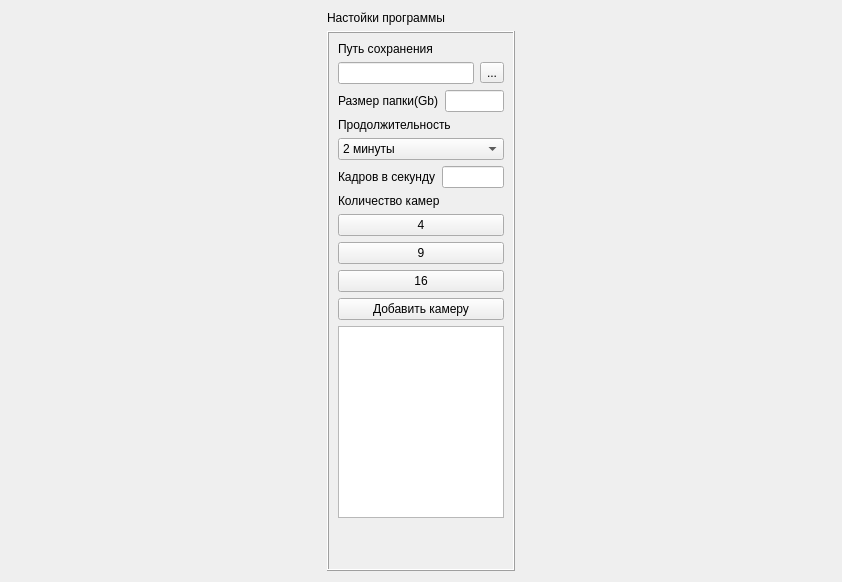
<?xml version="1.0" encoding="UTF-8"?>
<ui version="4.0">
 <class>videoController</class>
 <widget class="QWidget" name="videoController">
  <property name="geometry">
   <rect>
    <x>0</x>
    <y>0</y>
    <width>842</width>
    <height>582</height>
   </rect>
  </property>
  <property name="minimumSize">
   <size>
    <width>842</width>
    <height>582</height>
   </size>
  </property>
  <property name="windowTitle">
   <string>Form</string>
  </property>
  <layout class="QHBoxLayout" name="horizontalLayout">
   <item>
    <layout class="QVBoxLayout" name="verticalLayout_4">
     <item>
      <widget class="QLabel" name="lb_settings">
       <property name="sizePolicy">
        <sizepolicy hsizetype="Maximum" vsizetype="Maximum">
         <horstretch>0</horstretch>
         <verstretch>0</verstretch>
        </sizepolicy>
       </property>
       <property name="text">
        <string>Настойки программы</string>
       </property>
      </widget>
     </item>
     <item>
      <widget class="QFrame" name="frame">
       <property name="sizePolicy">
        <sizepolicy hsizetype="Maximum" vsizetype="Minimum">
         <horstretch>0</horstretch>
         <verstretch>0</verstretch>
        </sizepolicy>
       </property>
       <property name="maximumSize">
        <size>
         <width>188</width>
         <height>719</height>
        </size>
       </property>
       <property name="frameShape">
        <enum>QFrame::Box</enum>
       </property>
       <property name="frameShadow">
        <enum>QFrame::Raised</enum>
       </property>
       <layout class="QVBoxLayout" name="verticalLayout_3">
        <item>
         <layout class="QVBoxLayout" name="verticalLayout_2">
          <item>
           <widget class="QLabel" name="label">
            <property name="sizePolicy">
             <sizepolicy hsizetype="Maximum" vsizetype="Maximum">
              <horstretch>0</horstretch>
              <verstretch>0</verstretch>
             </sizepolicy>
            </property>
            <property name="text">
             <string>Путь сохранения</string>
            </property>
           </widget>
          </item>
          <item>
           <layout class="QHBoxLayout" name="horizontalLayout_2">
            <item>
             <widget class="QLineEdit" name="le_Path">
              <property name="readOnly">
               <bool>true</bool>
              </property>
             </widget>
            </item>
            <item>
             <widget class="QToolButton" name="pb_SetPath">
              <property name="text">
               <string>...</string>
              </property>
             </widget>
            </item>
           </layout>
          </item>
          <item>
           <layout class="QHBoxLayout" name="horizontalLayout_4">
            <item>
             <widget class="QLabel" name="label_5">
              <property name="text">
               <string>Размер папки(Gb)</string>
              </property>
             </widget>
            </item>
            <item>
             <widget class="QLineEdit" name="le_SizeDir">
              <property name="readOnly">
               <bool>false</bool>
              </property>
             </widget>
            </item>
           </layout>
          </item>
          <item>
           <widget class="QLabel" name="label_2">
            <property name="sizePolicy">
             <sizepolicy hsizetype="Maximum" vsizetype="Maximum">
              <horstretch>0</horstretch>
              <verstretch>0</verstretch>
             </sizepolicy>
            </property>
            <property name="text">
             <string>Продолжительность</string>
            </property>
           </widget>
          </item>
          <item>
           <widget class="QComboBox" name="cb_duration">
            <item>
             <property name="text">
              <string>2 минуты</string>
             </property>
            </item>
            <item>
             <property name="text">
              <string>4 минуты</string>
             </property>
            </item>
            <item>
             <property name="text">
              <string>8 минут</string>
             </property>
            </item>
            <item>
             <property name="text">
              <string>1 файл</string>
             </property>
            </item>
           </widget>
          </item>
          <item>
           <layout class="QHBoxLayout" name="horizontalLayout_3">
            <item>
             <widget class="QLabel" name="label_4">
              <property name="text">
               <string>Кадров в секунду</string>
              </property>
             </widget>
            </item>
            <item>
             <widget class="QLineEdit" name="lineEdit"/>
            </item>
           </layout>
          </item>
         </layout>
        </item>
        <item>
         <widget class="QLabel" name="label_3">
          <property name="sizePolicy">
           <sizepolicy hsizetype="Maximum" vsizetype="Maximum">
            <horstretch>0</horstretch>
            <verstretch>0</verstretch>
           </sizepolicy>
          </property>
          <property name="text">
           <string>Количество камер</string>
          </property>
         </widget>
        </item>
        <item>
         <widget class="QPushButton" name="pb_4">
          <property name="text">
           <string>4</string>
          </property>
         </widget>
        </item>
        <item>
         <widget class="QPushButton" name="pb_9">
          <property name="text">
           <string>9</string>
          </property>
         </widget>
        </item>
        <item>
         <widget class="QPushButton" name="pb_16">
          <property name="text">
           <string>16</string>
          </property>
         </widget>
        </item>
        <item>
         <widget class="QPushButton" name="pb_addCam">
          <property name="text">
           <string>Добавить камеру</string>
          </property>
         </widget>
        </item>
        <item>
         <widget class="myListView" name="lv_listOfCam">
          <property name="dragEnabled">
           <bool>false</bool>
          </property>
          <property name="dragDropMode">
           <enum>QAbstractItemView::DragOnly</enum>
          </property>
         </widget>
        </item>
        <item>
         <spacer name="verticalSpacer">
          <property name="orientation">
           <enum>Qt::Vertical</enum>
          </property>
          <property name="sizeHint" stdset="0">
           <size>
            <width>20</width>
            <height>40</height>
           </size>
          </property>
         </spacer>
        </item>
       </layout>
      </widget>
     </item>
    </layout>
   </item>
   <item>
    <layout class="QGridLayout" name="gridLayout">
     <property name="sizeConstraint">
      <enum>QLayout::SetDefaultConstraint</enum>
     </property>
     <property name="spacing">
      <number>2</number>
     </property>
    </layout>
   </item>
  </layout>
 </widget>
 <customwidgets>
  <customwidget>
   <class>myListView</class>
   <extends>QListView</extends>
   <header location="global">mylistview.h</header>
  </customwidget>
 </customwidgets>
 <resources/>
 <connections/>
</ui>
